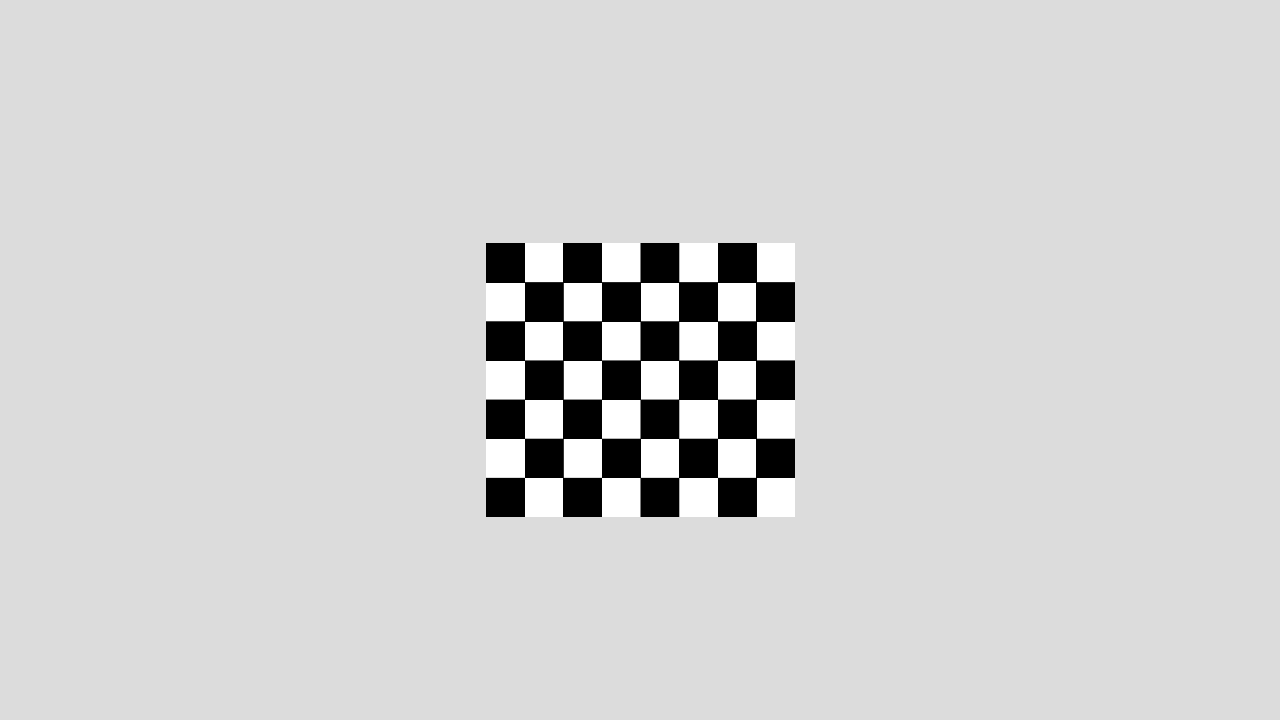
#> input picture aula_16_Calibracao/exemplos_em_python/dados_sinteticos/calib_01.png, 1280 x 720 px
$ python 04_limiarizacao_otsu.py --imagem ../../aula_16_Calibracao/exemplos_em_python/dados_sinteticos/calib_01.png
#> lines starting #> are read from the running program, lines starting #| are printed output that depends on the picture; after the words box and inside, x2 and y2 are one past the last pixel; in counts of white or black regions, pixels touching at a corner belong together
"""Exemplo 04 — Limiarização global, adaptativa e de Otsu.

Uso: python exemplos/04_limiarizacao_otsu.py --imagem dados/gerados/cena.png
"""

from __future__ import annotations

import argparse
from pathlib import Path

import cv2
import numpy as np


def main() -> None:
    parser = argparse.ArgumentParser()
    parser.add_argument("--imagem", default="dados/gerados/cena.png")
    args = parser.parse_args()

    imagem = cv2.imread(args.imagem)
#> imagem is the input picture: shape (720, 1280, 3); min 0, max 255, mean 211.3
    if imagem is None:
        raise FileNotFoundError(args.imagem)
    cinza = cv2.cvtColor(imagem, cv2.COLOR_BGR2GRAY)
    suavizada = cv2.GaussianBlur(cinza, (5, 5), 0)

    _, global_ = cv2.threshold(suavizada, 127, 255, cv2.THRESH_BINARY)
#> global_: shape (720, 1280); 95.3% white; 1 black region, box (x1, y1, x2, y2) and area: (486, 243, 795, 517) 43229
    limiar_otsu, otsu = cv2.threshold(
        suavizada, 0, 255, cv2.THRESH_BINARY + cv2.THRESH_OTSU
    )
#> otsu: shape (720, 1280); 95.3% white; 1 black region, box (x1, y1, x2, y2) and area: (486, 243, 795, 517) 42900
#> limiar_otsu = 115
    adaptativa = cv2.adaptiveThreshold(
        suavizada,
        255,
        cv2.ADAPTIVE_THRESH_GAUSSIAN_C,
        cv2.THRESH_BINARY,
        31,
        5,
    )
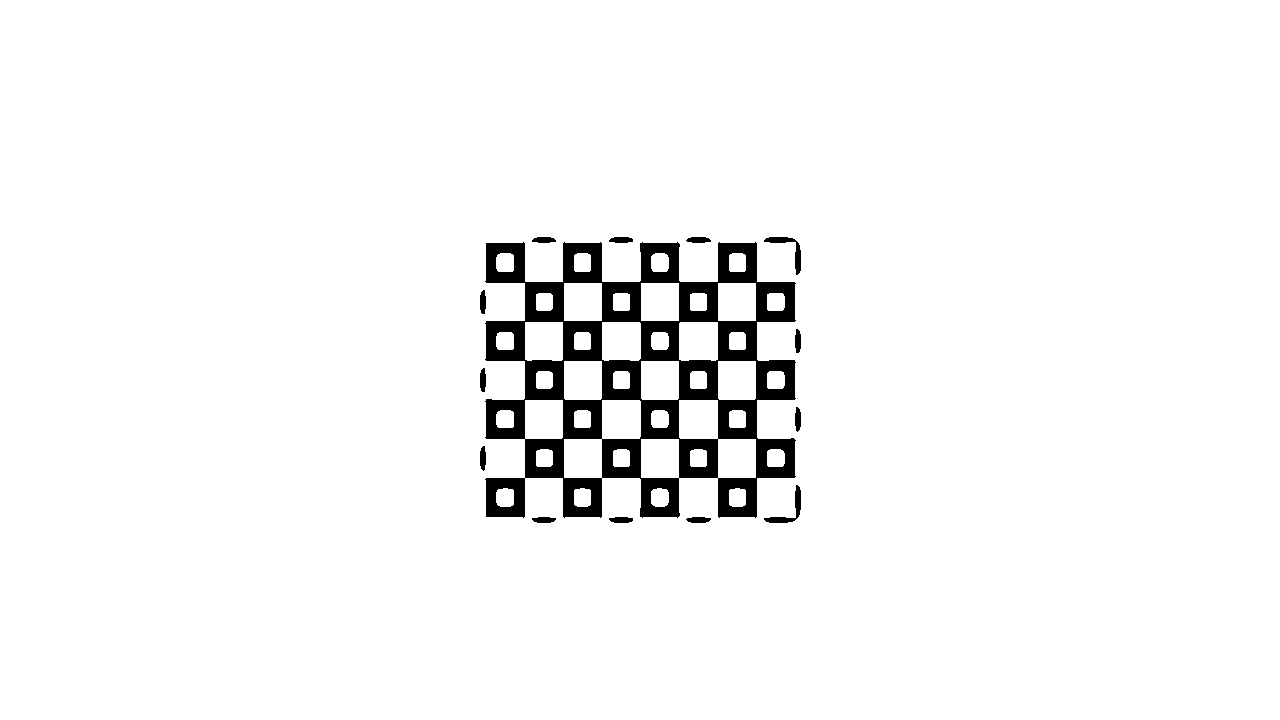
#> adaptativa: shape (720, 1280); 96% white; 14 black regions, largest, box (x1, y1, x2, y2) and area: (485, 242, 796, 518) 34569, (764, 237, 801, 275) 320, (764, 485, 801, 523) 319

    mosaico = np.hstack([cinza, global_, otsu, adaptativa])
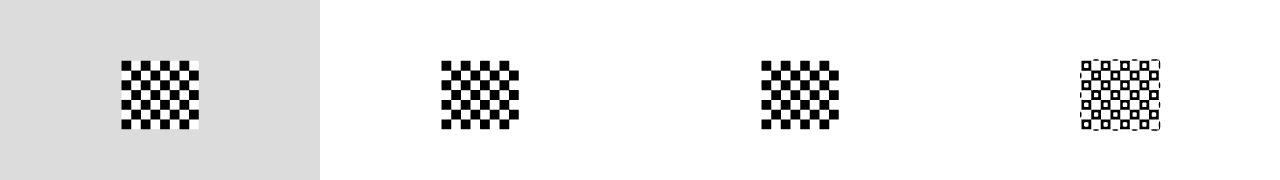
#> mosaico: shape (720, 5120) (shown at 1/4 size); min 0, max 255, mean 235.6
    Path("dados/gerados").mkdir(parents=True, exist_ok=True)
    cv2.imwrite("dados/gerados/comparacao_limiares.png", mosaico)
    print(f"Limiar escolhido automaticamente por Otsu: {limiar_otsu:.1f}")
#| Limiar escolhido automaticamente por Otsu: 115.0
    print("Ordem: cinza | global 127 | Otsu | adaptativa")
    cv2.imshow("Comparação de limiarização", mosaico)
    cv2.waitKey(0)
    cv2.destroyAllWindows()


if __name__ == "__main__":
    main()

$ run again, on aula_16_Calibracao/exemplos_em_python/dados_sinteticos/calib_05.png
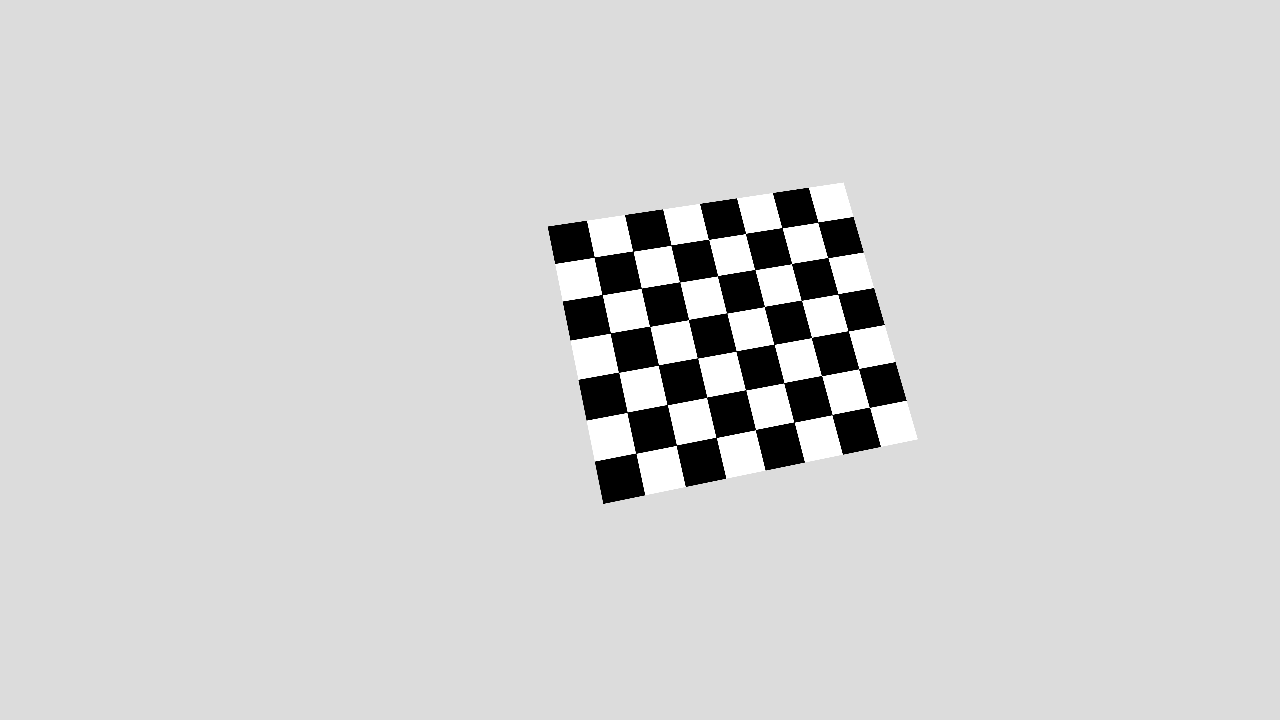
#> input picture aula_16_Calibracao/exemplos_em_python/dados_sinteticos/calib_05.png, 1280 x 720 px
#> in main, imagem is the input picture: shape (720, 1280, 3); min 0, max 255, mean 211.3
#> global_: shape (720, 1280); 95.3% white; 1 black region, box (x1, y1, x2, y2) and area: (548, 188, 906, 504) 43303
#> otsu: shape (720, 1280); 95.3% white; 1 black region, box (x1, y1, x2, y2) and area: (548, 188, 906, 504) 42939
#> limiar_otsu = 115
#> in main, `adaptativa = cv2.adaptiveThreshold( suavizada, 255, cv2.ADAPTIVE_THRES..`:
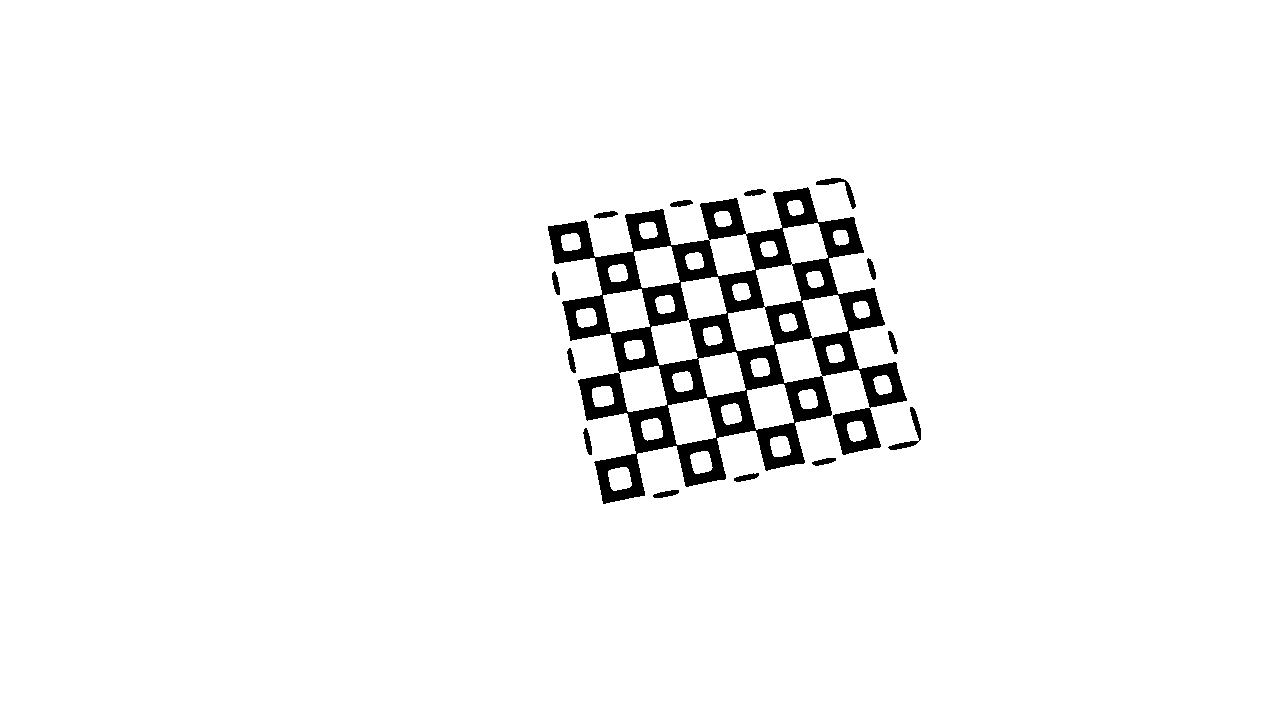
#> adaptativa: shape (720, 1280); 96.1% white; 14 black regions, largest, box (x1, y1, x2, y2) and area: (548, 187, 907, 504) 34479, (888, 407, 921, 450) 305, (816, 178, 856, 209) 270
#> in main, `mosaico = np.hstack([cinza, global_, otsu, adaptativa])`:
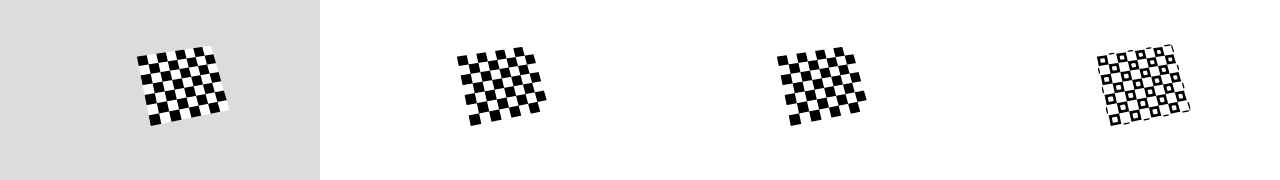
#> mosaico: shape (720, 5120) (shown at 1/4 size); min 0, max 255, mean 235.6
#| Limiar escolhido automaticamente por Otsu: 115.0
